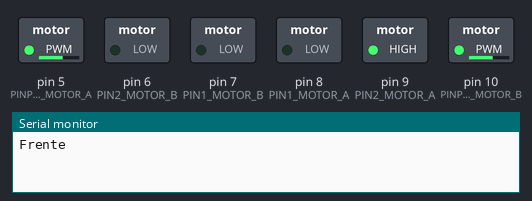
Recording of a sketch running on a simulated Arduino Nano, built with avr-gcc and run on an emulated ATmega328P. Shown: switched loads named in the sketch (green lamp = pin HIGH), the last lines printed to the serial monitor.

Above: at 0.1 s.
At 2.1 s:
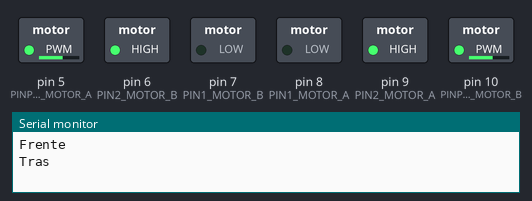
Timing chart, 0 to 3.6 s (numbered marks = the images above):
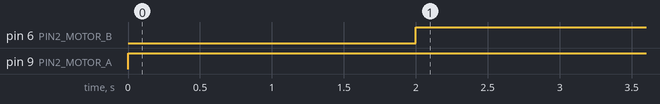

Measured:
- by itself, pin 6 (PIN2_MOTOR_B): LOW → HIGH at 2.0 s
- by itself, pin 9 (PIN2_MOTOR_A): LOW → HIGH at 0.00 s

The sketch:

sketch_mar09a.ino
```cpp
#include "defines.h"

void setup() {
  pinMode(PIN1_MOTOR_A,OUTPUT);
  pinMode(PIN2_MOTOR_A,OUTPUT);
  pinMode(PIN1_MOTOR_B,OUTPUT);
  pinMode(PIN2_MOTOR_B,OUTPUT);

  pinMode(PINPWM_MOTOR_A,OUTPUT);
  pinMode(PINPWM_MOTOR_B,OUTPUT);
  analogWrite(PINPWM_MOTOR_A, 150);
  analogWrite(PINPWM_MOTOR_B, 150);
  Serial.begin(115200);

}

void loop() {
  digitalWrite(PIN2_MOTOR_A, HIGH);
  digitalWrite(PIN1_MOTOR_A, LOW);
  Serial.println("Frente");
  delay(2000);
  digitalWrite(PIN1_MOTOR_B, LOW);
  digitalWrite(PIN2_MOTOR_B, HIGH);
  Serial.println("Tras");
  delay(2000);

}
```

defines.h
```cpp
#define COR_LINHA 1 // 0 para linha preta e 1 para linha branca

#define SEGUINDO 1 //
#define PARADO 0 //
int STATUS = PARADO;

#define PIN1_MOTOR_A 8
#define PIN2_MOTOR_A 9
#define PINPWM_MOTOR_A 5
#define ENCODER1_MOTOR_A 3
#define ENCODER2_MOTOR_A 3

#define PIN1_MOTOR_B 7
#define PIN2_MOTOR_B 6
#define PINPWM_MOTOR_B 10
#define ENCODER1_MOTOR_B 2
#define ENCODER2_MOTOR_B 2

#define BOTAO1 12
#define BOTAO2 11

#define LIMIAR_SENSOR 700
int PIN_SENSORS[7]={A0,A1,A2,A3,A4,A5,A6};

int VEL_MAX = 2000;

#define KP 800
#define KI 0
#define KD 0

#define DIST_PULSO (42 * PI)/15

#define NUM_CRUZAMENTO 14
#define NUM_SEGUIMENTOS 51
int VEL_CURVA[NUM_SEGUIMENTOS] = { 2000,  // 0
							       1000,   // 1
						           1000,  // 2
							       1000,  // 3
						  	       1000,  // 4
							       1000,  // 5
							       1000,  // 6
							       1000,   // 7
							       1500,  // 8
							       1500,   // 9
							       1500,   // 10
							       1000,   // 11
							       2000,  //12
							       2000,  //13
							       1500,  //14
							       1000,  //15
							       1500,     //16
							       1500,     //17
							       1500,     //18
							       1000,    //19
							       2000,    //20
							       2000,    //21
							       1500,    //22
							       1000,    //23
							       2000,     //24
							       2000,     //25
							       2000,     //26
							       1000,	//27
							       1000,		//28
							       1000,		//29
							       1000,		//30
							       1500,	//31
							       1000,		//32
							       2000, 	//33
							       2500,	//34
							       2500,	//35
							       2000,	//36
							       1000,	//37
							       1000,     //38
							       1000,		//39
							       1000,		//40
							       1000,		//41
							       1000,		//42
							       1500,    //43
							       1500,    //44
							       1000,     //45
							       1500,		//46
							       1000,		//47
							       1500,	//48
							       1000,		//49
							       2000		//50

};
```
